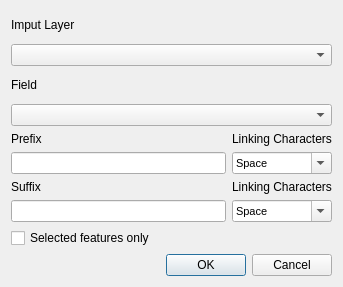
<?xml version="1.0" encoding="UTF-8"?>
<ui version="4.0">
 <class>hcmgis_prefix_suffix_form</class>
 <widget class="QDialog" name="hcmgis_prefix_suffix_form">
  <property name="windowModality">
   <enum>Qt::ApplicationModal</enum>
  </property>
  <property name="enabled">
   <bool>true</bool>
  </property>
  <property name="geometry">
   <rect>
    <x>0</x>
    <y>0</y>
    <width>343</width>
    <height>287</height>
   </rect>
  </property>
  <property name="mouseTracking">
   <bool>false</bool>
  </property>
  <property name="windowTitle">
   <string>Add Prefix/ Suffix</string>
  </property>
  <layout class="QVBoxLayout" name="verticalLayout">
   <item>
    <widget class="QLabel" name="LblInput">
     <property name="text">
      <string>Imput Layer</string>
     </property>
    </widget>
   </item>
   <item>
    <widget class="QgsMapLayerComboBox" name="CboInput"/>
   </item>
   <item>
    <widget class="QLabel" name="LblOutput_2">
     <property name="text">
      <string>Field</string>
     </property>
    </widget>
   </item>
   <item>
    <widget class="QgsFieldComboBox" name="CboField"/>
   </item>
   <item>
    <layout class="QGridLayout" name="gridLayout">
     <property name="sizeConstraint">
      <enum>QLayout::SetNoConstraint</enum>
     </property>
     <item row="0" column="0">
      <widget class="QLabel" name="LblChar">
       <property name="text">
        <string>Prefix</string>
       </property>
      </widget>
     </item>
     <item row="0" column="1">
      <widget class="QLabel" name="LblChar_3">
       <property name="text">
        <string>Linking Characters</string>
       </property>
      </widget>
     </item>
     <item row="1" column="0">
      <widget class="QLineEdit" name="LinPrefix"/>
     </item>
     <item row="1" column="1">
      <widget class="QComboBox" name="CboCharPrefix">
       <property name="font">
        <font>
         <pointsize>8</pointsize>
        </font>
       </property>
       <property name="editable">
        <bool>true</bool>
       </property>
       <item>
        <property name="text">
         <string>Space</string>
        </property>
       </item>
       <item>
        <property name="text">
         <string>Tab</string>
        </property>
       </item>
       <item>
        <property name="text">
         <string>,</string>
        </property>
       </item>
       <item>
        <property name="text">
         <string>_</string>
        </property>
       </item>
       <item>
        <property name="text">
         <string>-</string>
        </property>
       </item>
       <item>
        <property name="text">
         <string>/</string>
        </property>
       </item>
       <item>
        <property name="text">
         <string>|</string>
        </property>
       </item>
       <item>
        <property name="text">
         <string>\</string>
        </property>
       </item>
       <item>
        <property name="text">
         <string>.</string>
        </property>
       </item>
       <item>
        <property name="text">
         <string>:</string>
        </property>
       </item>
       <item>
        <property name="text">
         <string>;</string>
        </property>
       </item>
       <item>
        <property name="text">
         <string>~</string>
        </property>
       </item>
       <item>
        <property name="text">
         <string>`</string>
        </property>
       </item>
       <item>
        <property name="text">
         <string>!</string>
        </property>
       </item>
       <item>
        <property name="text">
         <string>@</string>
        </property>
       </item>
       <item>
        <property name="text">
         <string>#</string>
        </property>
       </item>
       <item>
        <property name="text">
         <string>$</string>
        </property>
       </item>
       <item>
        <property name="text">
         <string>%</string>
        </property>
       </item>
       <item>
        <property name="text">
         <string>&amp;</string>
        </property>
       </item>
       <item>
        <property name="text">
         <string>*</string>
        </property>
       </item>
       <item>
        <property name="text">
         <string>(</string>
        </property>
       </item>
       <item>
        <property name="text">
         <string>)</string>
        </property>
       </item>
       <item>
        <property name="text">
         <string>{</string>
        </property>
       </item>
       <item>
        <property name="text">
         <string>}</string>
        </property>
       </item>
       <item>
        <property name="text">
         <string>[</string>
        </property>
       </item>
       <item>
        <property name="text">
         <string>]</string>
        </property>
       </item>
       <item>
        <property name="text">
         <string>'</string>
        </property>
       </item>
       <item>
        <property name="text">
         <string>&quot;</string>
        </property>
       </item>
       <item>
        <property name="text">
         <string>&lt;</string>
        </property>
       </item>
       <item>
        <property name="text">
         <string>&gt;</string>
        </property>
       </item>
      </widget>
     </item>
     <item row="2" column="0">
      <widget class="QLabel" name="LblChar_2">
       <property name="text">
        <string>Suffix</string>
       </property>
      </widget>
     </item>
     <item row="2" column="1">
      <widget class="QLabel" name="LblChar_4">
       <property name="text">
        <string>Linking Characters</string>
       </property>
      </widget>
     </item>
     <item row="3" column="0">
      <widget class="QLineEdit" name="LinSuffix"/>
     </item>
     <item row="3" column="1">
      <widget class="QComboBox" name="CboCharSuffix">
       <property name="font">
        <font>
         <pointsize>8</pointsize>
        </font>
       </property>
       <property name="editable">
        <bool>true</bool>
       </property>
       <item>
        <property name="text">
         <string>Space</string>
        </property>
       </item>
       <item>
        <property name="text">
         <string>Tab</string>
        </property>
       </item>
       <item>
        <property name="text">
         <string>,</string>
        </property>
       </item>
       <item>
        <property name="text">
         <string>_</string>
        </property>
       </item>
       <item>
        <property name="text">
         <string>-</string>
        </property>
       </item>
       <item>
        <property name="text">
         <string>/</string>
        </property>
       </item>
       <item>
        <property name="text">
         <string>|</string>
        </property>
       </item>
       <item>
        <property name="text">
         <string>\</string>
        </property>
       </item>
       <item>
        <property name="text">
         <string>.</string>
        </property>
       </item>
       <item>
        <property name="text">
         <string>:</string>
        </property>
       </item>
       <item>
        <property name="text">
         <string>;</string>
        </property>
       </item>
       <item>
        <property name="text">
         <string>~</string>
        </property>
       </item>
       <item>
        <property name="text">
         <string>`</string>
        </property>
       </item>
       <item>
        <property name="text">
         <string>!</string>
        </property>
       </item>
       <item>
        <property name="text">
         <string>@</string>
        </property>
       </item>
       <item>
        <property name="text">
         <string>#</string>
        </property>
       </item>
       <item>
        <property name="text">
         <string>$</string>
        </property>
       </item>
       <item>
        <property name="text">
         <string>%</string>
        </property>
       </item>
       <item>
        <property name="text">
         <string>&amp;</string>
        </property>
       </item>
       <item>
        <property name="text">
         <string>*</string>
        </property>
       </item>
       <item>
        <property name="text">
         <string>(</string>
        </property>
       </item>
       <item>
        <property name="text">
         <string>)</string>
        </property>
       </item>
       <item>
        <property name="text">
         <string>{</string>
        </property>
       </item>
       <item>
        <property name="text">
         <string>}</string>
        </property>
       </item>
       <item>
        <property name="text">
         <string>[</string>
        </property>
       </item>
       <item>
        <property name="text">
         <string>]</string>
        </property>
       </item>
       <item>
        <property name="text">
         <string>'</string>
        </property>
       </item>
       <item>
        <property name="text">
         <string>&quot;</string>
        </property>
       </item>
       <item>
        <property name="text">
         <string>&lt;</string>
        </property>
       </item>
       <item>
        <property name="text">
         <string>&gt;</string>
        </property>
       </item>
      </widget>
     </item>
    </layout>
   </item>
   <item>
    <widget class="QCheckBox" name="ChkSelectedFeaturesOnly">
     <property name="text">
      <string>Selected features only</string>
     </property>
    </widget>
   </item>
   <item>
    <widget class="QDialogButtonBox" name="BtnOKCancel">
     <property name="standardButtons">
      <set>QDialogButtonBox::Cancel|QDialogButtonBox::Ok</set>
     </property>
    </widget>
   </item>
  </layout>
 </widget>
 <customwidgets>
  <customwidget>
   <class>QgsFieldComboBox</class>
   <extends>QComboBox</extends>
   <header>qgis.gui</header>
  </customwidget>
  <customwidget>
   <class>QgsMapLayerComboBox</class>
   <extends>QComboBox</extends>
   <header>qgis.gui</header>
  </customwidget>
 </customwidgets>
 <resources/>
 <connections>
  <connection>
   <sender>BtnOKCancel</sender>
   <signal>accepted()</signal>
   <receiver>hcmgis_prefix_suffix_form</receiver>
   <slot>accept()</slot>
   <hints>
    <hint type="sourcelabel">
     <x>251</x>
     <y>272</y>
    </hint>
    <hint type="destinationlabel">
     <x>169</x>
     <y>143</y>
    </hint>
   </hints>
  </connection>
  <connection>
   <sender>BtnOKCancel</sender>
   <signal>rejected()</signal>
   <receiver>hcmgis_prefix_suffix_form</receiver>
   <slot>reject()</slot>
   <hints>
    <hint type="sourcelabel">
     <x>251</x>
     <y>272</y>
    </hint>
    <hint type="destinationlabel">
     <x>169</x>
     <y>143</y>
    </hint>
   </hints>
  </connection>
 </connections>
</ui>
